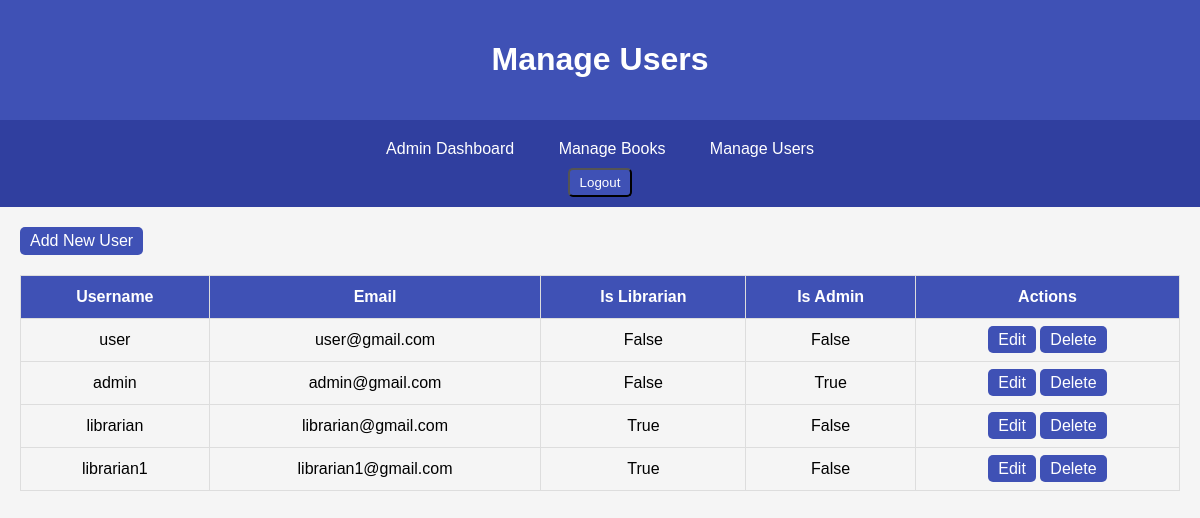
Page /library/users/ (signed in) on the committed database.
### library/models.py (models this page shows, shortened)
class User(AbstractUser):
    email = models.EmailField(unique=True)  # Ensure unique email field
    is_librarian = models.BooleanField(default=False)  # Mark if user is a librarian
    is_admin = models.BooleanField(default=False)  # Mark if user is an admin
    groups = models.ManyToManyField(
        Group,
        related_name='custom_user_set',  # Avoid default auth.User model conflict
        blank=True,
        help_text='The groups this user belongs to.',
        verbose_name='groups',
    )
    user_permissions = models.ManyToManyField(
        Permission,
        related_name='custom_user_permissions_set',  # Avoid conflict with default permissions
        blank=True,
        help_text='Specific permissions for this user.',
        verbose_name='user permissions',
    )

### library/views.py (the view)
# urls.py: path('users/', views.manage_users, name='manage_users'),
@login_required
def manage_users(request):
    users = User.objects.all()
    return render(request, 'manage_users.html', {'users': users})

### library/templates/manage_users.html (shortened to what this page needs)
<!DOCTYPE html>
<html lang="en">
<head>
</head>
<body>
<div class="header">
    <h1>Manage Users</h1>
</div>
<div class="navbar">
    <a href="{% url 'admin_dashboard' %}">Admin Dashboard</a>
    <a href="{% url 'manage_books' %}">Manage Books</a>
    <a href="{% url 'manage_users' %}">Manage Users</a>
    <div class="logout-form">
        <form action="{% url 'logout' %}" method="post">
            <button type="submit" class="btn">Logout</button>
        </form>
    </div>
</div>
<div class="container">
    <a href="{% url 'add_user' %}" class="btn add-btn">Add New User</a>
    <table>
        <thead>
        <tr>
            <th>Username</th>
            <th>Email</th>
            <th>Is Librarian</th>
            <th>Is Admin</th>
            <th>Actions</th>
        </tr>
        </thead>
        <tbody>
        {% for user in users %}
            <tr>
                <td>{{ user.username }}</td>
                <td>{{ user.email }}</td>
                <td>{{ user.is_librarian }}</td>
                <td>{{ user.is_admin }}</td>
                <td>
                    <a href="{% url 'edit_user' user.id %}" class="btn">Edit</a>
                    <a href="{% url 'delete_user' user.id %}" class="btn">Delete</a>
                </td>
            </tr>
        {% endfor %}
        </tbody>
    </table>
</div>
</body>
</html>

### library/templates/manage_users.html (style rules this page uses)
body { font-family: Arial, sans-serif; background-color: #f5f5f5; margin: 0; padding: 0; }
.header { background-color: #3f51b5; color: white; padding: 20px; text-align: center; position: relative; }
.navbar { background-color: #303f9f; padding: 10px 0; text-align: center; }
.navbar a { color: white; text-decoration: none; padding: 10px 20px; display: inline-block; }
.container { padding: 20px; }
table { width: 100%; border-collapse: collapse; margin-bottom: 20px; }
table, th, td { border: 1px solid #ddd; }
th, td { padding: 12px; text-align: center; }
th { background-color: #3f51b5; color: white; }
.btn { padding: 5px 10px; background-color: #3f51b5; color: white; text-decoration: none; border-radius: 5px; }
.add-btn { margin-bottom: 20px; display: inline-block; }

### rows in the picture
User: username "user", email "user@gmail.com", is_librarian "False", is_admin "False"
User: username "admin", email "admin@gmail.com", is_librarian "False", is_admin "True"
User: username "librarian", email "librarian@gmail.com", is_librarian "True", is_admin "False"
User: username "librarian1", email "librarian1@gmail.com", is_librarian "True", is_admin "False"
